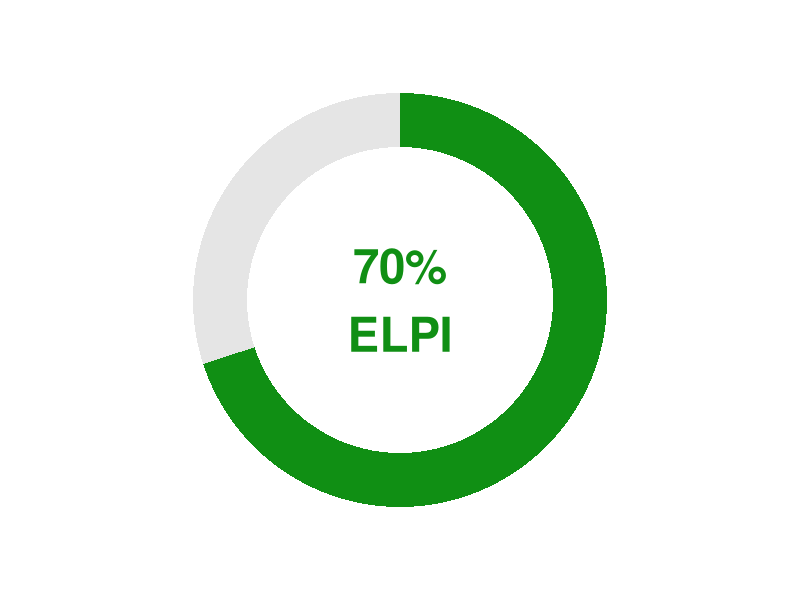

Write R code to recreate this figure.


# Works for a bog donut with a percentage and a word.  


library(tidyverse)
library(scales)


big_number_donut_plot <- function(value, highlight_color, word) {
    
    # Wrangle data to get a data frame in the format we need it in to make our donut chart
    df <- tibble(x = 1, y = value) %>% 
        mutate(y_negative = 1 - y) %>% 
        pivot_longer(cols = -x) 
    
    # Create a nicely formatted big number to go in the donut hole
    big_number_text_label <- percent(value, accuracy = 1)
    
    # Create our plot
    ggplot(df,
           aes(x = x,
               y = value,
               fill = name)) +
        
        # Add a bar, but don't add the legend
        geom_col(show.legend = FALSE) +
        
        # A pie/donut chart is a bar chart with polar coordinates
        # Add polar coordinates and set the direction to -1 
        # so the filled in part starts at the top and goes clockwise
        coord_polar(theta = "y",
                    direction = -1) +
        
        
        # Set the limits, which is important for adding the hole
        xlim(c(-2, 2)) +
        
        # Set a color scale with the highlighted section in whatever color
        # is chosen with the highlight_color argument and the rest in a light gray
        scale_fill_manual(values = c(highlight_color, "grey90")) +
        
        # Set theme_void() to remove grid lines and everything else from the plot
        theme_void() +
        
        # Add the big number in the center of the hole
        annotate("text",
                 label = paste0(big_number_text_label, "\n", word),
                 family = "sans",
                 fontface = "bold",
                 color = highlight_color,
                 size = 12,
                 x = -2,
                 y = 0)
    
}


big_number_donut_plot(.70, "#108f14", "ELPI")
